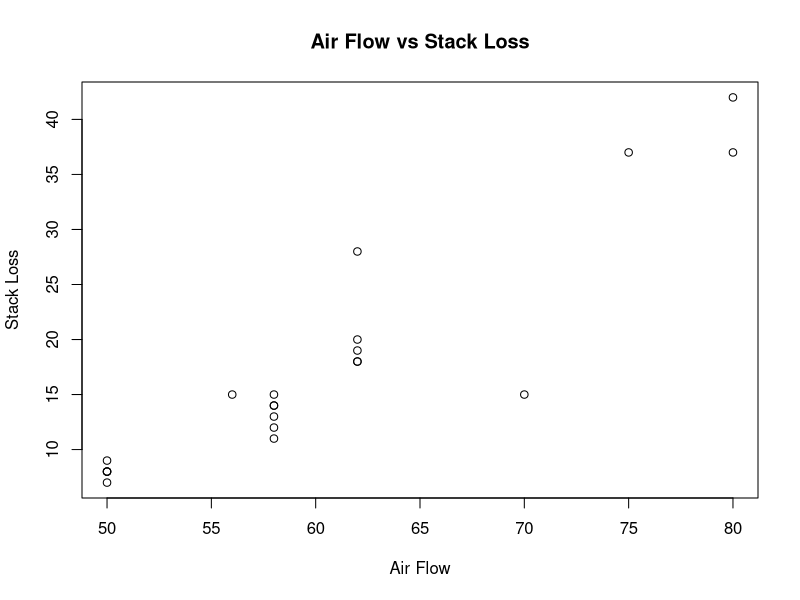

Source code (R):
#Retrieve the summary of the stackloss dataset
summary(stackloss)

#Retrieve the structure of the stackloss dataset
str(stackloss)


#Assign the data from stackloss to the scatter plot data and verify the data
input <- stackloss[,c("Air.Flow","stack.loss")]
print(head(input))

# Plot the chart
plot(x = input$"Air.Flow",y = input$"stack.loss",
     xlab = "Air Flow",
     ylab = "Stack Loss",
     main = "Air Flow vs Stack Loss"
)